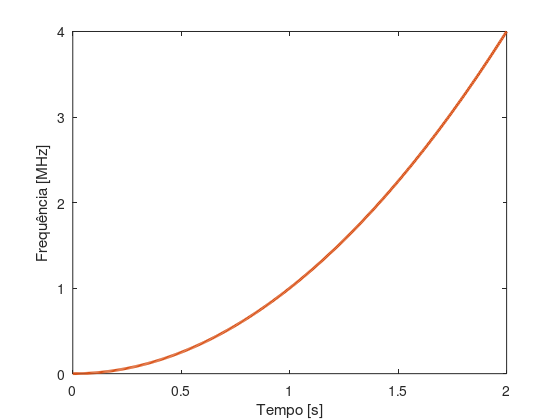

The MATLAB source for this figure: (Note: this script raises an error after producing the figure.)
color1=[0 0.4470 0.7410];
color2=[0.6350 0.0780 0.1840];
color3=[0.4660 0.6740 0.1880];
color4=[0.8500 0.3250 0.0980];
lw=2;

t=0:0.005:2;
f=t.^2; %[MHz]

h=figure(1);
plot(t,f,'Color',color4,'LineWidth',lw);
xlabel("Tempo [s]")
ylabel("Frequência [MHz]")
set(h,'Units','Inches');
pos = get(h,'Position');
set(h,'PaperPositionMode','Auto','PaperUnits','Inches',...
'PaperSize',[pos(3), pos(4)]);
name='chirp_frequency';
print(h,[pwd join(['/Img/',name])],'-dpdf','-r0');